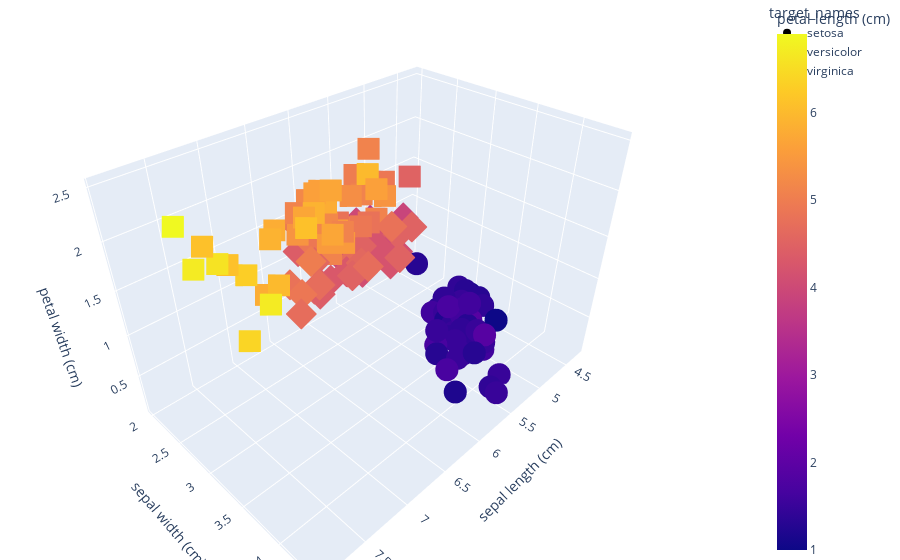

Source (notebook cell):
### Markdown cell above
# Data Visualization

### Code cell
fig = px.scatter_3d(df, 
                    x='sepal length (cm)', 
                    y='sepal width (cm)', 
                    z='petal width (cm)',
                    color='petal length (cm)',
                    symbol='target_names')

# tight layout
fig.update_layout(margin=dict(l=0, r=0, b=0, t=0))

fig.show()

### Figure 1 — Plotly figure (JSON) as saved in the notebook; plotly's stock layout.template omitted (floating-point values rounded to 4 significant figures)
{"data": [{"hovertemplate": "target_names=setosa<br>sepal length (cm)=%{x}<br>sepal width (cm)=%{y}<br>petal width (cm)=%{z}<br>petal length (cm)=%{marker.color}<extra></extra>", "legendgroup": "setosa", "marker": {"color": [1.4, 1.4, 1.3, 1.5, 1.4, 1.7, 1.4, 1.5, 1.4, 1.5, 1.5, 1.6, 1.4, 1.1, 1.2, 1.5, 1.3, 1.4, 1.7, 1.5, 1.7, 1.5, 1, 1.7, 1.9, 1.6, 1.6, 1.5, 1.4, 1.6, 1.6, 1.5, 1.5, 1.4, 1.5, 1.2, 1.3, 1.4, 1.3, 1.5, 1.3, 1.3, 1.3, 1.6, 1.9, 1.4, 1.6, 1.4, 1.5, 1.4], "coloraxis": "coloraxis", "symbol": "circle"}, "mode": "markers", "name": "setosa", "scene": "scene", "showlegend": true, "type": "scatter3d", "x": [5.1, 4.9, 4.7, 4.6, 5, 5.4, 4.6, 5, 4.4, 4.9, 5.4, 4.8, 4.8, 4.3, 5.8, 5.7, 5.4, 5.1, 5.7, 5.1, 5.4, 5.1, 4.6, 5.1, 4.8, 5, 5, 5.2, 5.2, 4.7, 4.8, 5.4, 5.2, 5.5, 4.9, 5, 5.5, 4.9, 4.4, 5.1, 5, 4.5, 4.4, 5, 5.1, 4.8, 5.1, 4.6, 5.3, 5], "y": [3.5, 3, 3.2, 3.1, 3.6, 3.9, 3.4, 3.4, 2.9, 3.1, 3.7, 3.4, 3, 3, 4, 4.4, 3.9, 3.5, 3.8, 3.8, 3.4, 3.7, 3.6, 3.3, 3.4, 3, 3.4, 3.5, 3.4, 3.2, 3.1, 3.4, 4.1, 4.2, 3.1, 3.2, 3.5, 3.6, 3, 3.4, 3.5, 2.3, 3.2, 3.5, 3.8, 3, 3.8, 3.2, 3.7, 3.3], "z": [0.2, 0.2, 0.2, 0.2, 0.2, 0.4, 0.3, 0.2, 0.2, 0.1, 0.2, 0.2, 0.1, 0.1, 0.2, 0.4, 0.4, 0.3, 0.3, 0.3, 0.2, 0.4, 0.2, 0.5, 0.2, 0.2, 0.4, 0.2, 0.2, 0.2, 0.2, 0.4, 0.1, 0.2, 0.2, 0.2, 0.2, 0.1, 0.2, 0.2, 0.3, 0.3, 0.2, 0.6, 0.4, 0.3, 0.2, 0.2, 0.2, 0.2]}, {"hovertemplate": "target_names=versicolor<br>sepal length (cm)=%{x}<br>sepal width (cm)=%{y}<br>petal width (cm)=%{z}<br>petal length (cm)=%{marker.color}<extra></extra>", "legendgroup": "versicolor", "marker": {"color": [4.7, 4.5, 4.9, 4, 4.6, 4.5, 4.7, 3.3, 4.6, 3.9, 3.5, 4.2, 4, 4.7, 3.6, 4.4, 4.5, 4.1, 4.5, 3.9, 4.8, 4, 4.9, 4.7, 4.3, 4.4, 4.8, 5, 4.5, 3.5, 3.8, 3.7, 3.9, 5.1, 4.5, 4.5, 4.7, 4.4, 4.1, 4, 4.4, 4.6, 4, 3.3, 4.2, 4.2, 4.2, 4.3, 3, 4.1], "coloraxis": "coloraxis", "symbol": "diamond"}, "mode": "markers", "name": "versicolor", "scene": "scene", "showlegend": true, "type": "scatter3d", "x": [7, 6.4, 6.9, 5.5, 6.5, 5.7, 6.3, 4.9, 6.6, 5.2, 5, 5.9, 6, 6.1, 5.6, 6.7, 5.6, 5.8, 6.2, 5.6, 5.9, 6.1, 6.3, 6.1, 6.4, 6.6, 6.8, 6.7, 6, 5.7, 5.5, 5.5, 5.8, 6, 5.4, 6, 6.7, 6.3, 5.6, 5.5, 5.5, 6.1, 5.8, 5, 5.6, 5.7, 5.7, 6.2, 5.1, 5.7], "y": [3.2, 3.2, 3.1, 2.3, 2.8, 2.8, 3.3, 2.4, 2.9, 2.7, 2, 3, 2.2, 2.9, 2.9, 3.1, 3, 2.7, 2.2, 2.5, 3.2, 2.8, 2.5, 2.8, 2.9, 3, 2.8, 3, 2.9, 2.6, 2.4, 2.4, 2.7, 2.7, 3, 3.4, 3.1, 2.3, 3, 2.5, 2.6, 3, 2.6, 2.3, 2.7, 3, 2.9, 2.9, 2.5, 2.8], "z": [1.4, 1.5, 1.5, 1.3, 1.5, 1.3, 1.6, 1, 1.3, 1.4, 1, 1.5, 1, 1.4, 1.3, 1.4, 1.5, 1, 1.5, 1.1, 1.8, 1.3, 1.5, 1.2, 1.3, 1.4, 1.4, 1.7, 1.5, 1, 1.1, 1, 1.2, 1.6, 1.5, 1.6, 1.5, 1.3, 1.3, 1.3, 1.2, 1.4, 1.2, 1, 1.3, 1.2, 1.3, 1.3, 1.1, 1.3]}, {"hovertemplate": "target_names=virginica<br>sepal length (cm)=%{x}<br>sepal width (cm)=%{y}<br>petal width (cm)=%{z}<br>petal length (cm)=%{marker.color}<extra></extra>", "legendgroup": "virginica", "marker": {"color": [6, 5.1, 5.9, 5.6, 5.8, 6.6, 4.5, 6.3, 5.8, 6.1, 5.1, 5.3, 5.5, 5, 5.1, 5.3, 5.5, 6.7, 6.9, 5, 5.7, 4.9, 6.7, 4.9, 5.7, 6, 4.8, 4.9, 5.6, 5.8, 6.1, 6.4, 5.6, 5.1, 5.6, 6.1, 5.6, 5.5, 4.8, 5.4, 5.6, 5.1, 5.1, 5.9, 5.7, 5.2, 5, 5.2, 5.4, 5.1], "coloraxis": "coloraxis", "symbol": "square"}, "mode": "markers", "name": "virginica", "scene": "scene", "showlegend": true, "type": "scatter3d", "x": [6.3, 5.8, 7.1, 6.3, 6.5, 7.6, 4.9, 7.3, 6.7, 7.2, 6.5, 6.4, 6.8, 5.7, 5.8, 6.4, 6.5, 7.7, 7.7, 6, 6.9, 5.6, 7.7, 6.3, 6.7, 7.2, 6.2, 6.1, 6.4, 7.2, 7.4, 7.9, 6.4, 6.3, 6.1, 7.7, 6.3, 6.4, 6, 6.9, 6.7, 6.9, 5.8, 6.8, 6.7, 6.7, 6.3, 6.5, 6.2, 5.9], "y": [3.3, 2.7, 3, 2.9, 3, 3, 2.5, 2.9, 2.5, 3.6, 3.2, 2.7, 3, 2.5, 2.8, 3.2, 3, 3.8, 2.6, 2.2, 3.2, 2.8, 2.8, 2.7, 3.3, 3.2, 2.8, 3, 2.8, 3, 2.8, 3.8, 2.8, 2.8, 2.6, 3, 3.4, 3.1, 3, 3.1, 3.1, 3.1, 2.7, 3.2, 3.3, 3, 2.5, 3, 3.4, 3], "z": [2.5, 1.9, 2.1, 1.8, 2.2, 2.1, 1.7, 1.8, 1.8, 2.5, 2, 1.9, 2.1, 2, 2.4, 2.3, 1.8, 2.2, 2.3, 1.5, 2.3, 2, 2, 1.8, 2.1, 1.8, 1.8, 1.8, 2.1, 1.6, 1.9, 2, 2.2, 1.5, 1.4, 2.3, 2.4, 1.8, 1.8, 2.1, 2.4, 2.3, 1.9, 2.3, 2.5, 2.3, 1.9, 2, 2.3, 1.8]}], "layout": {"coloraxis": {"colorbar": {"title": {"text": "petal length (cm)"}}, "colorscale": [[0, "#0d0887"], [0.1111, "#46039f"], [0.2222, "#7201a8"], [0.3333, "#9c179e"], [0.4444, "#bd3786"], [0.5556, "#d8576b"], [0.6667, "#ed7953"], [0.7778, "#fb9f3a"], [0.8889, "#fdca26"], [1, "#f0f921"]]}, "legend": {"title": {"text": "target_names"}, "tracegroupgap": 0}, "margin": {"b": 0, "l": 0, "r": 0, "t": 0}, "scene": {"domain": {"x": [0, 1], "y": [0, 1]}, "xaxis": {"title": {"text": "sepal length (cm)"}}, "yaxis": {"title": {"text": "sepal width (cm)"}}, "zaxis": {"title": {"text": "petal width (cm)"}}}}}
